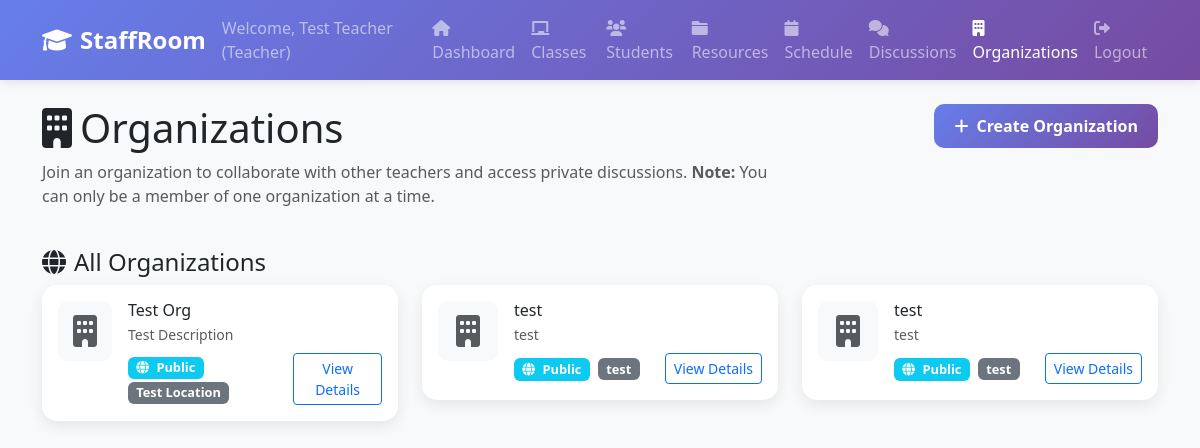
The app's page /organizations (signed in), older data.
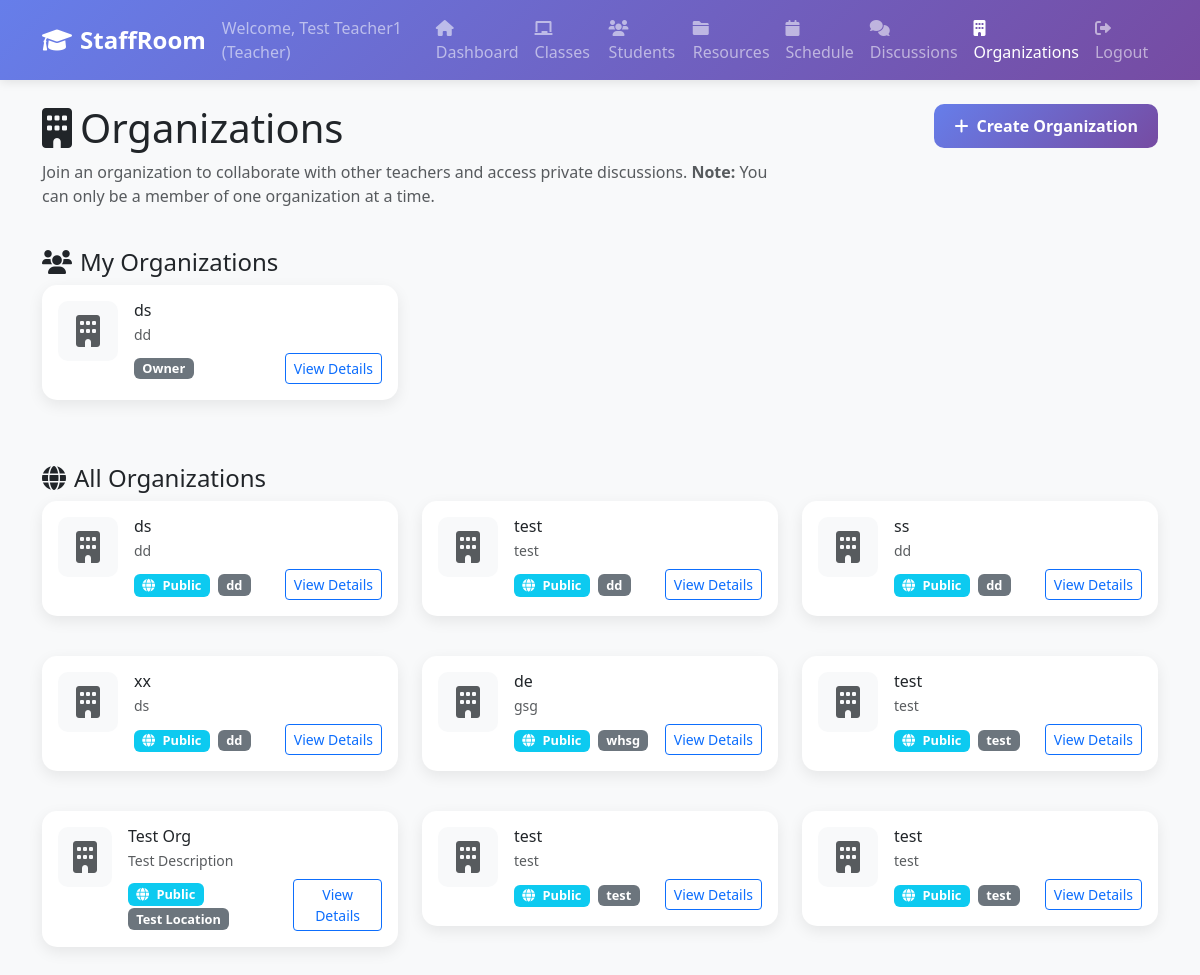
The same page, newer data.
### tables this page shows
CREATE TABLE organizations (
                id INTEGER PRIMARY KEY AUTOINCREMENT,
                name TEXT NOT NULL,
                description TEXT,
                about TEXT,
                location TEXT,
                contact_email TEXT,
                contact_phone TEXT,
                website TEXT,
                logo_filename TEXT,
                logo_path TEXT,
                is_public BOOLEAN DEFAULT 1,
                discussion_privacy TEXT DEFAULT 'public' CHECK (discussion_privacy IN ('public', 'private')),
                created_by INTEGER NOT NULL,
                created_at TIMESTAMP DEFAULT CURRENT_TIMESTAMP,
                updated_at TIMESTAMP DEFAULT CURRENT_TIMESTAMP, banner_filename TEXT, banner_path TEXT,
                FOREIGN KEY (created_by) REFERENCES users (id)
            );

CREATE TABLE organization_memberships (
        id INTEGER PRIMARY KEY AUTOINCREMENT,
        organization_id INTEGER NOT NULL,
        user_id INTEGER NOT NULL,
        role TEXT DEFAULT 'member' CHECK (role IN ('owner', 'admin', 'member')),
        joined_at TIMESTAMP DEFAULT CURRENT_TIMESTAMP,
        FOREIGN KEY (organization_id) REFERENCES organizations (id),
        FOREIGN KEY (user_id) REFERENCES users (id),
        UNIQUE(organization_id, user_id)
    );

### web_app.py (the view)
@app.route('/organizations')
def organizations():
    if 'user_id' not in session:
        return redirect(url_for('login'))
    organizations = db.get_all_organizations()
    user_organizations = db.get_user_organizations(session['user_id'])
    return render_template('organizations.html',
                         organizations=organizations,
                         user_organizations=user_organizations,
                         can_create_org=session['user_type'] == 'teacher')

### web_app.py (called while the page is built)
    def get_connection(self):
        if self.db_path.startswith('postgresql://'):
            import psycopg2
            from psycopg2.extras import RealDictCursor
            conn = psycopg2.connect(self.db_path, cursor_factory=RealDictCursor)
        else:
            db_file = self.db_path.replace('sqlite:///', '')
            conn = sqlite3.connect(db_file)
            conn.row_factory = sqlite3.Row
        return conn

    def get_all_organizations(self):
        conn = self.get_connection()
        cursor = conn.execute("""
            SELECT o.*, u.first_name, u.last_name
            FROM organizations o
            JOIN users u ON o.created_by = u.id
            ORDER BY o.created_at DESC
        """)
        organizations = [dict(row) for row in cursor.fetchall()]
        conn.close()
        return organizations

### templates/organizations.html (shortened to what the changed rows need)
{% extends "common/base.html" %}
{% block content %}
        <div class="row mb-4">
            <div class="col-md-8">
                <h1><i class="fas fa-building me-2"></i>Organizations</h1>
            </div>
        </div>
        {% if user_organizations %}
        <div class="row mb-4">
            <div class="col-12">
                <h4><i class="fas fa-users me-2"></i>My Organizations</h4>
                <div class="row">
                    {% for org in user_organizations %}
                    <div class="col-md-6 col-lg-4 mb-3">
                        <div class="card organization-card">
                            <div class="card-body">
                                <div class="d-flex align-items-start">
                                    {% if org.logo_filename %}
                                    <img src="/download/{{ org.logo_filename }}" class="organization-logo me-3" alt="Logo">
                                    {% else %}
                                    <div class="organization-logo me-3 bg-light d-flex align-items-center justify-content-center">
                                        <i class="fas fa-building fa-2x text-muted"></i>
                                    </div>
                                    {% endif %}
                                    <div class="flex-grow-1">
                                        <h6 class="card-title mb-1">{{ org.name }}</h6>
                                        <p class="card-text small text-muted mb-2">{{ org.description[:100] }}{% if org.description|length > 100 %}...{% endif %}</p>
                                        <div class="d-flex justify-content-between align-items-center">
                                            <span class="badge bg-secondary privacy-badge">{{ org.role.title() }}</span>
                                            <a href="{{ url_for('organization_detail', org_id=org.id) }}" class="btn btn-sm btn-outline-primary">
                                                View Details
                                            </a>
                                        </div>
                                    </div>
                                </div>
                            </div>
                        </div>
                    </div>
                    {% endfor %}
                </div>
            </div>
        </div>
        {% endif %}
        <div class="row">
            <div class="col-12">
                {% if organizations %}
                    <div class="row">
                        {% for org in organizations %}
                        <div class="col-md-6 col-lg-4 mb-3">
                            <div class="card organization-card">
                                <div class="card-body">
                                    <div class="d-flex align-items-start">
                                        {% if org.logo_filename %}
                                        <img src="/download/{{ org.logo_filename }}" class="organization-logo me-3" alt="Logo">
                                        {% else %}
                                        <div class="organization-logo me-3 bg-light d-flex align-items-center justify-content-center">
                                            <i class="fas fa-building fa-2x text-muted"></i>
                                        </div>
                                        {% endif %}
                                        <div class="flex-grow-1">
                                            <h6 class="card-title mb-1">{{ org.name }}</h6>
                                            <p class="card-text small text-muted mb-2">{{ org.description[:100] }}{% if org.description|length > 100 %}...{% endif %}</p>
                                            <div class="d-flex justify-content-between align-items-center">
                                                <div>
                                                    <span class="badge bg-info privacy-badge me-1">
                                                        <i class="fas fa-{% if org.discussion_privacy == 'public' %}globe{% else %}lock{% endif %} me-1"></i>
                                                        {{ org.discussion_privacy.title() }}
                                                    </span>
                                                    <span class="badge bg-secondary privacy-badge">{{ org.location or 'Online' }}</span>
                                                </div>
                                                <a href="{{ url_for('organization_detail', org_id=org.id) }}" class="btn btn-sm btn-outline-primary">
                                                    View Details
                                                </a>
                                            </div>
                                        </div>
                                    </div>
                                </div>
                            </div>
                        </div>
                        {% endfor %}
                    </div>
                {% endif %}
            </div>
        </div>
{% endblock %}

Row changes from the older to the newer data that the page shows:
added organization_memberships: name "ds", description "dd", role "Owner"
added organizations: name "ds", description "dd", discussion_privacy "Public", location "dd"
added organizations: name "test", description "test", discussion_privacy "Public", location "dd"
added organizations: name "ss", description "dd", discussion_privacy "Public", location "dd"
added organizations: name "xx", description "ds", discussion_privacy "Public", location "dd"
added organizations: name "de", description "gsg", discussion_privacy "Public", location "whsg"
added organizations: name "test", description "test", discussion_privacy "Public", location "test"
Text that changed along with them:
{{ session.last_name }}: "Teacher" → "Teacher1"
text now shown: "My Organizations"
